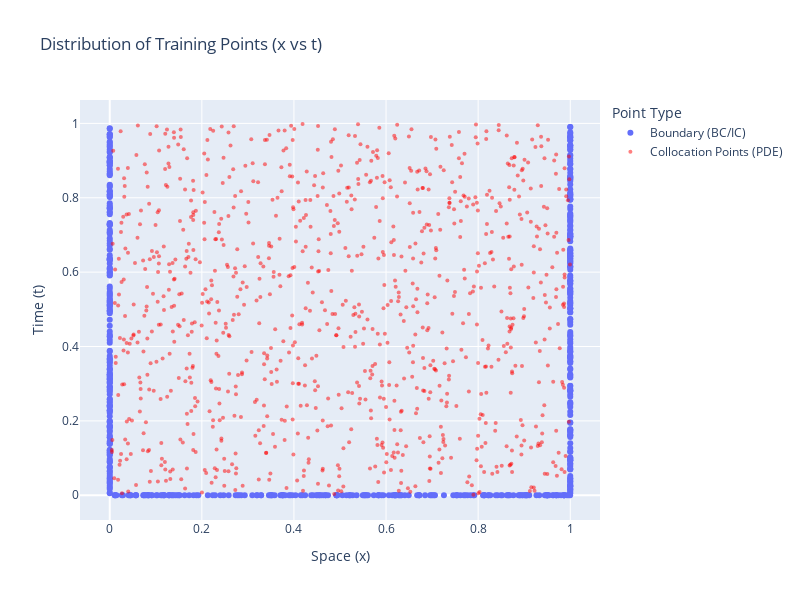

Notebook source saved alongside this figure:
### Code cell
# ==========================================
# 5. Execution
# ==========================================
device = torch.device("cuda" if torch.cuda.is_available() else "cpu")
print(f"Using device: {device}")

# 1. Generate Data
inputs_bc, targets_bc, inputs_pde = generate_burgers_data(600, 1000)
inputs_bc, targets_bc, inputs_pde = (
    inputs_bc.to(device),
    targets_bc.to(device),
    inputs_pde.to(device),
)

# Convert Tensors to Numpy for Plotly (must be on CPU)
X_bc_np = inputs_bc.cpu().detach().numpy()  # Boundary Points
X_pde_np = inputs_pde.cpu().detach().numpy()  # Domain/Equation Points

print(
    f"Plotting {len(X_bc_np)} boundary points and {len(X_pde_np)} collocation points..."
)

# Create Scatter for Boundary Points (Blue by default)
# Column 0 is x, Column 1 is t
scatter_bc = px.scatter(
    x=X_bc_np[:, 0],
    y=X_bc_np[:, 1],
    labels={"x": "x", "y": "t"},
    title="Boundary Points",
)
# Rename trace for legend
scatter_bc.data[0].name = "Boundary (BC/IC)"
scatter_bc.data[0].showlegend = True

# Create Scatter for PDE/Equation Points (Red)
scatter_pde = px.scatter(
    x=X_pde_np[:, 0], y=X_pde_np[:, 1], color_discrete_sequence=["red"]
)
# Rename trace for legend
scatter_pde.data[0].name = "Collocation Points (PDE)"
scatter_pde.data[0].showlegend = True
# Make points smaller and slightly transparent
scatter_pde.update_traces(marker=dict(size=4, opacity=0.5))

# Combine Plots
fig = go.Figure(data=scatter_bc.data + scatter_pde.data)

# Layout adjustments
fig.update_layout(
    title="Distribution of Training Points (x vs t)",
    xaxis_title="Space (x)",
    yaxis_title="Time (t)",
    legend_title="Point Type",
    width=800,
    height=600,
)

fig.show()

### Figure 1 — Plotly figure (JSON) as saved in the notebook; plotly's stock layout.template omitted (floating-point values rounded to 4 significant figures; data arrays with more than 128 entries replaced by an {"elided": "..."} marker saying what was removed)
{"data": [{"hovertemplate": "x=%{x}<br>t=%{y}<extra></extra>", "legendgroup": "", "marker": {"color": "#636efa", "symbol": "circle"}, "mode": "markers", "name": "Boundary (BC/IC)", "orientation": "v", "showlegend": true, "type": "scatter", "x": {"elided": "600 float values"}, "xaxis": "x", "y": {"elided": "600 float values"}, "yaxis": "y"}, {"hovertemplate": "x=%{x}<br>y=%{y}<extra></extra>", "legendgroup": "", "marker": {"color": "red", "opacity": 0.5, "size": 4, "symbol": "circle"}, "mode": "markers", "name": "Collocation Points (PDE)", "orientation": "v", "showlegend": true, "type": "scatter", "x": {"elided": "1000 float values"}, "xaxis": "x", "y": {"elided": "1000 float values"}, "yaxis": "y"}], "layout": {"height": 600, "legend": {"title": {"text": "Point Type"}}, "title": {"text": "Distribution of Training Points (x vs t)"}, "width": 800, "xaxis": {"title": {"text": "Space (x)"}}, "yaxis": {"title": {"text": "Time (t)"}}}}
